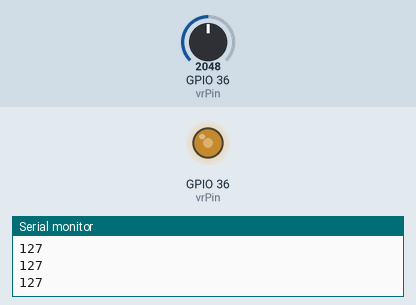
Simulated run of this sketch. Board: ESP32. On the bench: output pins drawn as LEDs (lit = HIGH), the last lines printed to the serial monitor. The inputs (shaded band) are chosen by the test bench; at power-on: GPIO 36 (vrPin) = 2048.

Above: at 1.2 s.
1.3 s: GPIO 36 (vrPin) set to 2866
At 1.9 s:
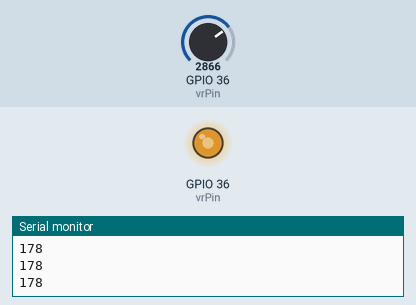
2.8 s: GPIO 36 (vrPin) set to 3603
At 3.1 s:
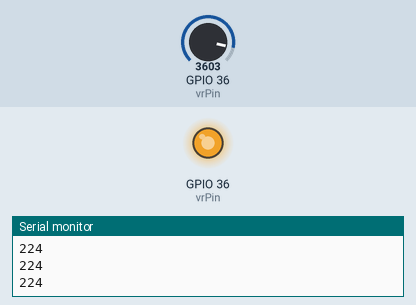
4.3 s: GPIO 36 (vrPin) set to 491
At 5.5 s:
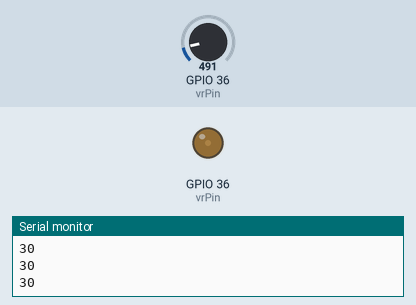
5.8 s: GPIO 36 (vrPin) set to 0
At 6.8 s:
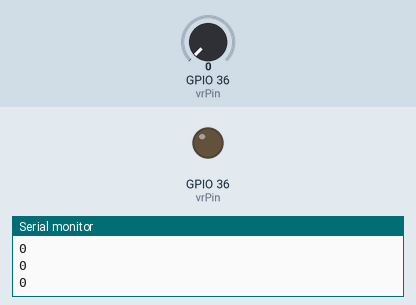
7.3 s: GPIO 36 (vrPin) set to 2047
At 8.1 s:
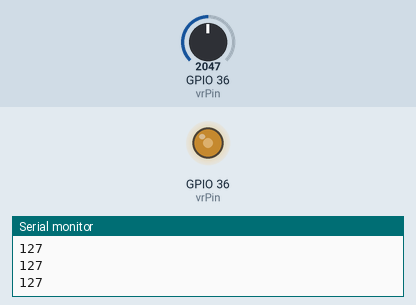
Timing chart, 0 to 9.8 s (numbered marks = the images above; inputs shaded):
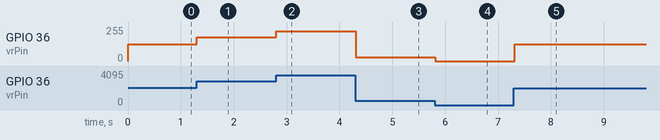

Measured:
- after the input at 1.3 s, GPIO 36 (vrPin): 127/255 → 177/255 at once
- after the input at 2.8 s, GPIO 36 (vrPin): 177/255 → 223/255 at once
- after the input at 4.3 s, GPIO 36 (vrPin): 223/255 → 30/255 at once
- after the input at 5.8 s, GPIO 36 (vrPin): 30/255 → 0/255 at once
- after the input at 7.3 s, GPIO 36 (vrPin): 0/255 → 127/255 at once

The sketch:

Lab0.5_T1.ino
```cpp
// the number of the LED pin
const int vrPin = 36;  // 5 corresponds to GPIO5

// setting PWM properties
const int freq = 5000;
const int resolution = 8;

void setup(){
  //This function is used to setup LEDC pin with given frequency and resolution.
  //LEDC channel will be selected automatically.
  //bool ledcAttach(uint8_t pin, uint32_t freq, uint8_t resolution);
  //pin select LEDC pin.
  //freq select frequency of pwm.
  //resolution select resolution for LEDC channel. Range is 1-14 bits (1-20 bits for ESP32).
  //The LEDC channel will be selected automatically
  Serial.begin(115200);
  pinMode(vrPin, INPUT);
  ledcAttach(vrPin, freq, resolution);

}

void loop(){

  //bool ledcWrite(uint8_t pin, uint32_t duty);
  int vr_value = analogRead(vrPin);
  int dutyCycle = map(vr_value, 0, 4095, 0, 255);
  Serial.println(dutyCycle);

  ledcWrite(vrPin, dutyCycle);
  delay(100);
}
```
